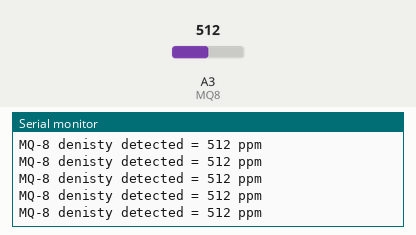
This sketch was run on a simulated Arduino Uno, built with avr-gcc and run on an emulated ATmega328P. Shown: the last lines printed to the serial monitor. The inputs (shaded band) are chosen by the test bench; at power-on: A3 (MQ8) = 512.

Above: at 1.2 s.
1.3 s: A3 (MQ8) set to 104
At 2.4 s:
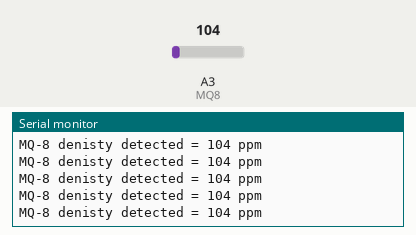
4.3 s: A3 (MQ8) set to 94
At 5.4 s:
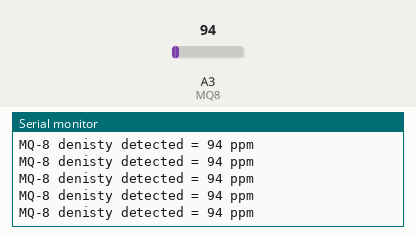
13.3 s: A3 (MQ8) set to 8
At 13.8 s:
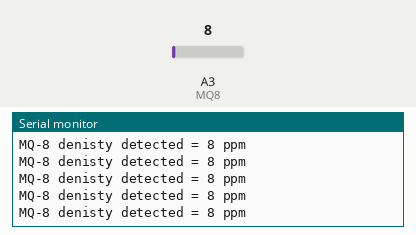
16.3 s: A3 (MQ8) set to 11
At 17.4 s:
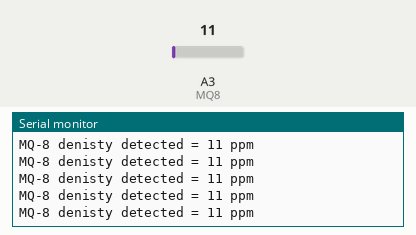
Timing chart, 0 to 19.3 s (numbered marks = the images above; inputs shaded):
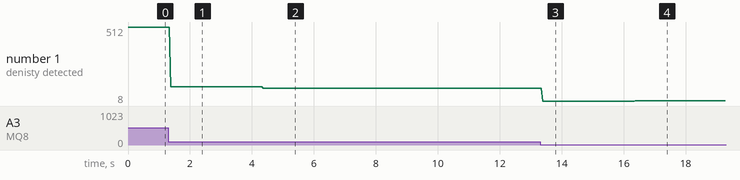

Measured:
- after the input at 1.3 s, the serial monitor: prints a new line after 0.07 s (image 1)
- after the input at 4.3 s, the serial monitor: prints a new line after 0.06 s (image 2)
- after the input at 13.3 s, the serial monitor: prints a new line after 0.08 s (image 3)
- after the input at 16.3 s, the serial monitor: prints a new line after 0.08 s (image 4)
- plotted number 1: 512 → 104 after the input at 1.3 s, 104 → 94 after the input at 4.3 s, 94 → 8 after the input at 13.3 s, 8 → 11 after the input at 16.3 s

The sketch:

MQ8.ino
```cpp
int MQ8 = A3;
// MQ-8 Sensor


void setup() {

  pinMode(MQ8, INPUT);
  Serial.begin(9600);
}

void loop() {
  int analogSensor = analogRead(MQ8);

  Serial.print("MQ-8 denisty detected = ");
  Serial.print(analogSensor);
  Serial.println(" ppm");

  delay(10);
}
```
